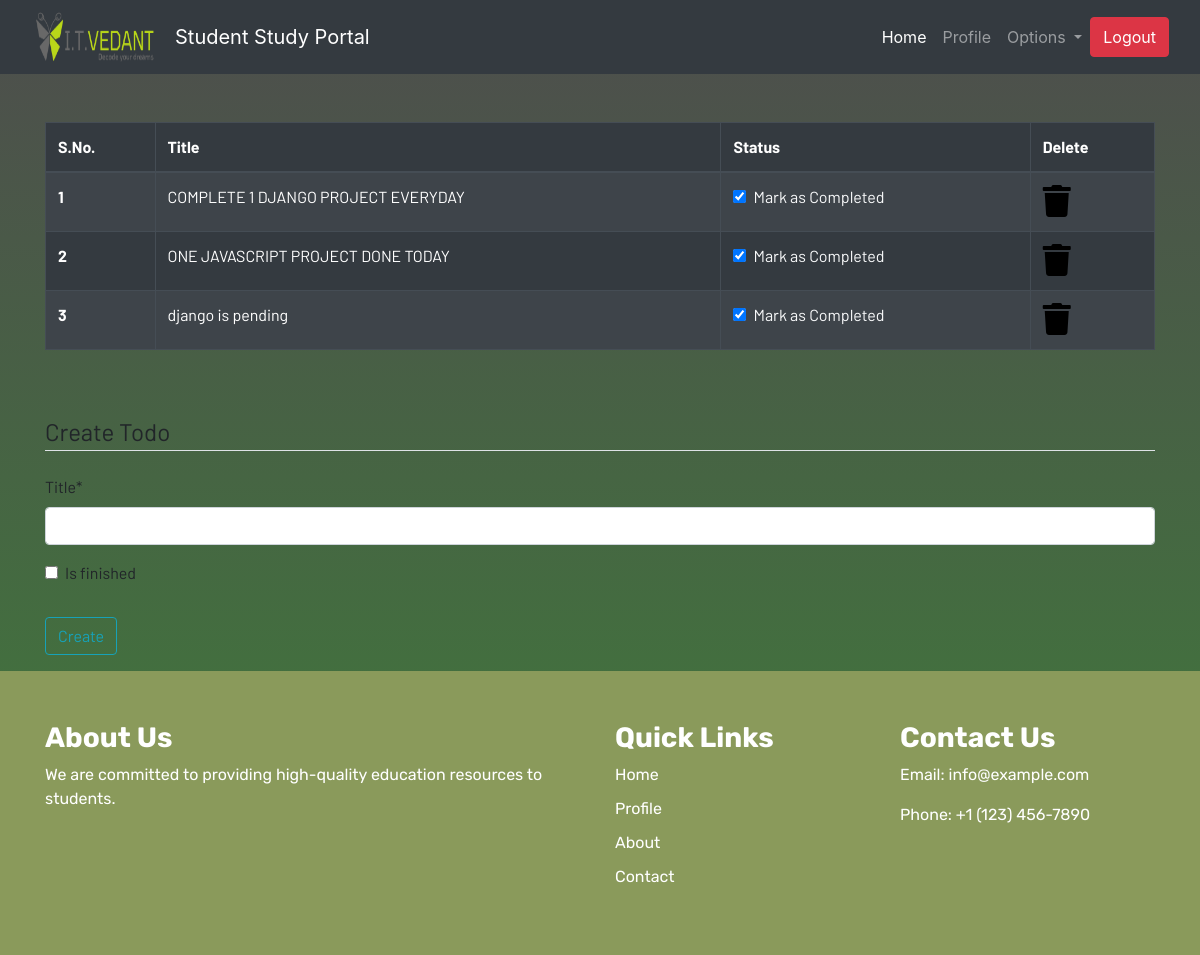
The app's page /todo (signed in) with its own data.
### dashboard/models.py (models this page shows, shortened)
class Todo(models.Model):
    user = models.ForeignKey(User,on_delete=models.CASCADE)
    title = models.CharField(max_length = 100)
    is_finished = models.BooleanField(default = False)

### dashboard/views.py (the view)
# urls.py: path('todo', views.todo, name = "todo"),
@login_required
def todo(request):
    if request.method == 'POST':
        form = TodoForm(request.POST)
        if form.is_valid():
            try:
                finished = request.POST['is_finished']
                if finished == 'on':
                    finished = True
                else:
                    finished = False
            except:
                finished = False
            todos = Todo(
                user = request.user,
                title = request.POST['title'],
                is_finished = finished
            )
            todos.save()
            messages.success(request, f"Todo Added from {request.user.username} Successfully !!")
    else:
        form = TodoForm()
    todo = Todo.objects.filter(user=request.user)
    if len(todo) == 0:
        todos_done = True
    else:
        todos_done = False
    context = {
               'form' : form,
               'todos' : todo,
               'todos_done' : todos_done
               }
    return render(request,'dashboard/todo.html', context)

### dashboard/forms.py
class TodoForm(forms.ModelForm):
    class Meta:
        model = Todo
        fields = ['title', 'is_finished']

### dashboard/templates/dashboard/todo.html (shortened to what this page needs)
{% extends 'base.html' %}
{% load static %}
{% load crispy_forms_tags %}
{% block content %}
<div class="container">
    {% if not todos_done %}
    <table class="table table-striped table-bordered table-hover table-dark">
        <thead>
            <tr>
                <th scope="col">S.No.</th>
                <th scope="col">Title</th>
                <th scope="col">Status</th>
                <th scope="col">Delete</th>
            </tr>
        </thead>
        <tbody>
            {% for todo in todos %}
            <tr>
                <th scope="row">{{forloop.counter}}</th>
                <td>{{todo.title}}</td>
                <td>
                    <a href="{% url 'update-todo' todo.id %}">
                        <div class="form-check">
                            {% if todo.is_finished == True %}
                            <input class="form-check-input" type="checkbox" value="" checked>
                            {% else %}
                            <input class="form-check-input" type="checkbox" value="">
                            {% endif %}
                            <label class="form-check-label text-light" for="flexCheckDefault">
                                Mark as Completed
                            </label>
                        </div>
                    </a>
                </td>
                <td><a href="{% url 'delete-todo' todo.id %}"><i class="fa fa-trash fa-2x"></i></a></td>
            </tr>
            {% endfor %}
        </tbody>
    </table>
    {% else %}
    <h4>All tasks have been done!! create to add more</h4>
{% endif %}
</div><br><br>
<div class="container">
    <form method="POST">
        <fieldset class="form-group">
            <legend class="border-bottom mb-4">Create Todo</legend>
            {{form|crispy}}
        </fieldset>
        <div class="form-group">
            <button href="" class="btn btn-outline-info" type="submit">
                Create
            </button>
        </div>
    </form>
</div>
{% endblock content %}

### static/css/main.css (style rules this page uses)
html { scroll-behavior: smooth; height: 100%; width: 100%; }
a { text-decoration: none !important; color: black; }
html, body { max-width: 100%; overflow-x: hidden; height: 100%; width: 100%; }
body { background: linear-gradient(rgb(78, 77, 77), rgb(62, 125, 57)); overflow-x: hidden; background-repeat: no-repeat; }
.fa { color: black; }

### records on screen
Todo: title "COMPLETE 1 DJANGO PROJECT EVERYDAY"
Todo: title "ONE JAVASCRIPT PROJECT DONE TODAY"
Todo: title "django is pending"
